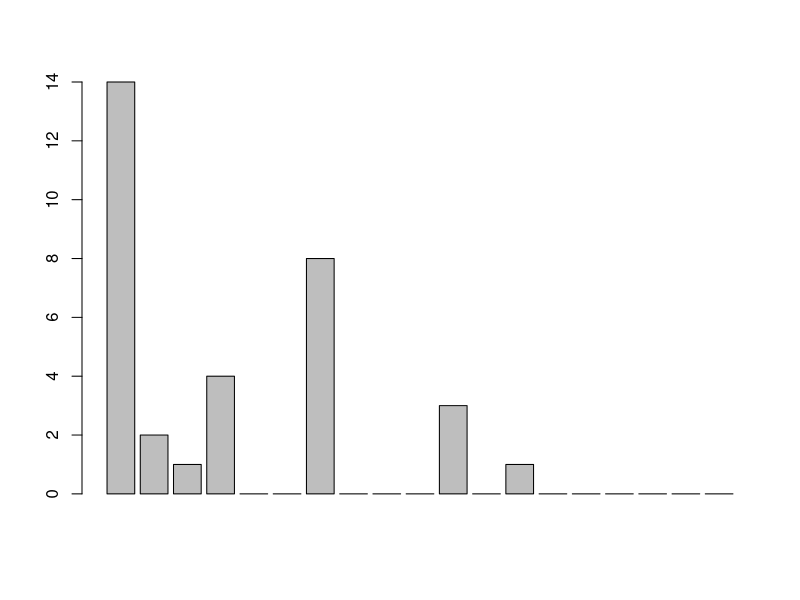
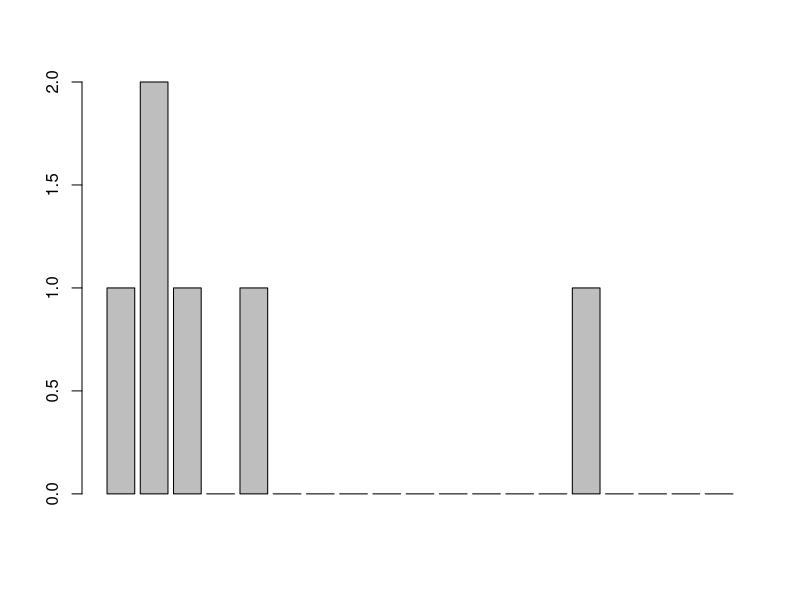
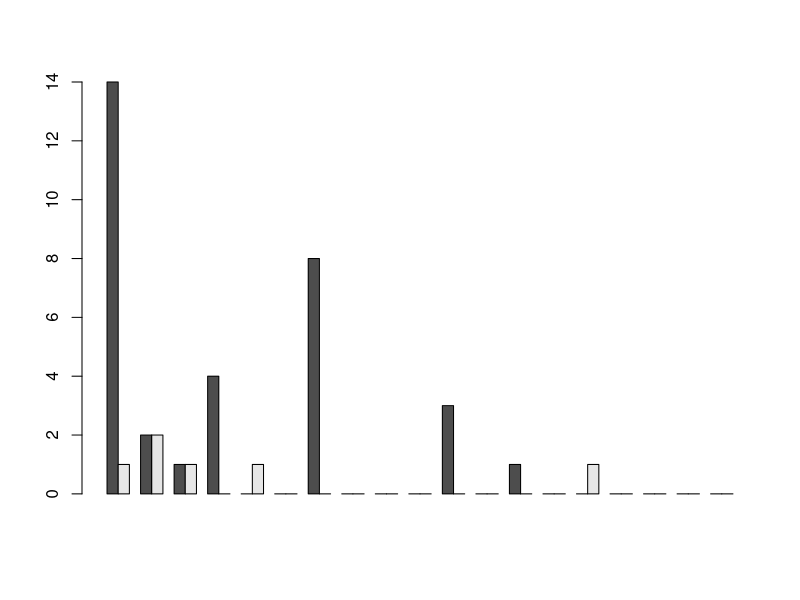
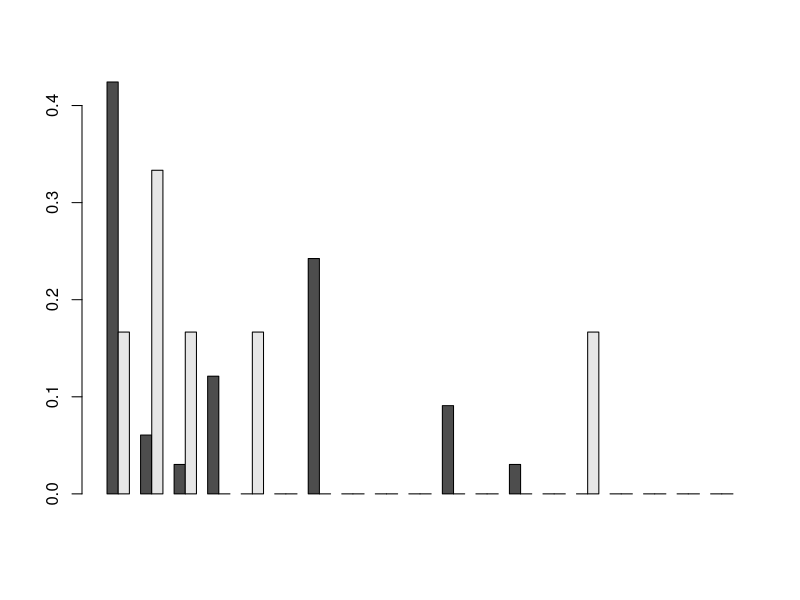

Recreate these plots in R, in order.

mu <- 1e-8
## Practical on coalescence theory

## first thing, read genomic data for each population
## since the alleles are encoded as 0 and 1 in this case, it's better to store the data as a matrix

# set the length of the region
len <- 50000

# read data
data_N <- as.matrix(read.csv("../Data/killer_whale_North.csv", stringsAsFactors=F, header=F, colClasses=rep("numeric", len)))
dim(data_N)

data_S <- as.matrix(read.csv("../Data/killer_whale_South.csv", stringsAsFactors=F, header=F, colClasses=rep("numeric", len)))
dim(data_S)


## 1) We wish to estimate of effective population size

### I suggest to use the Tajima's estimator for theta as seen in class (equation 15): this is a relationship between theta (see equation 14, an estimator of genetic diversity) and Ne (population size) and mu (mutation rate)

# therefore you need to write a script that calculates the average number of pairwise differences (or Pi, equation 15).

# start from one population (e.g. North)
n <- nrow(data_N) # nr of samples (chromosomes)
pi_N <- 0 # # initialise pi
# the easiet thing will be to loop over all pairs of sequences (you need two nested for loops)
# for instance, if you have 4 sequences, how can you loop over these unique pairs:
# 1 vs 2
# 1 vs 3
# 1 vs 4
# 2 vs 3
# 2 vs 4
# 3 vs 4.
# You have two indexes for the loop. The first index (let's call it i) goes from 1 to 3 (while you have 4 sequences), and the second index (let's call it j) starts from 2 when i=1, starts from 3 when i=2, etc etc, and finished at 4. 
# How can you create these two nested loops?
for (i in 1:(n-1)) { # loop of i
  for (j in (i+1):n) {
    pi_N <- pi_N +sum(abs(data_N[i,]-data_N[j,]))
  }
}
# divide by the nr of comparisons done
pi_N <- pi_N / ((n*(n-1))/2)
# you obtained a Tajima's estimator of theta for the Northern population

# repeat the same procedure to calculate pi_S (Tajima's estimator of theta for the Northern population)
n <- nrow(data_S)
pi_S <- 0
for (i in 1:(n-1)) { # loop of i
  for (j in (i+1):n) {
    pi_S <- pi_S +sum(abs(data_S[i,]-data_S[j,]))
  }
}
# divide by the nr of comparisons done
pi_S <- pi_S / ((n*(n-1))/2)

## now that you have theta you can estimate Ne using equation 14 on the slides
# remember to multiple the mutation rate 1e-8 with the length your sequence before plugging it into the quation
Ne_N_pi <- pi_N / (4*mu*len) # 4634.211
Ne_S_pi <- pi_S / (4*mu*len) # 768.4211

### you can also calculate theta using Watterson's estimator (equation 20)

# first we need to calculate the nr of SNPs
# try to use apply function
# type ?apply to understand how it works
# for instance the following code (when completed) will calculate the allele frequencies
freqs <- apply(X=data_N, MAR=2, FUN=sum)/nrow(data_N)
S_N <- length(which(freqs>0 & freqs<1))
# why am I using the function "sum"?

# then SNPs are simply sites where the allele frequency freqs is different from 0 or 1

# use equation 20 calculate watterson estimator
watt_N <- S_N / sum(1/seq(1,(n-1)))

# repeat the same procedure for S population
freqs_S <- apply(data_S, 2, sum) / nrow(data_S)
S_S <- length(which(freqs_S>0 & freqs_S<1))
watt_S <- S_S / sum(1/seq(1:(n-1)))

### estimates of Ne from Wattersons' estimator
Ne_N_watt <- watt_N/(4*mu*len)
Ne_S_watt <- watt_S/(4*mu*len)

cat("\nThe North population has estimates of effective population size of", Ne_N_pi, "and", Ne_N_watt)
cat("\nThe South population has estimates of effective population size of", Ne_S_pi, "and", Ne_S_watt)
# 4634.211 and 4650.849
# 768.4211 and 845.6088




## 2) Site Frequency Spectra

### North population
f_N <- rep(0, n-1) # initialise a vector from 0 to n-1
### calculate allele frequencies using the apply functions as previously shown
derived_freqs <- apply(data_N, 2, sum)
### the easiest (but slowest) thing to do would be to loop over all possible allele frequencies and count the occurrences of each possible allele frequency
for (i in 1:(n-1)) f_N[i] <- length(which(derived_freqs == i))

### South population
# repeat as above
f_S <- rep(0, n-1)
derived_freqs <- apply(data_S, 2, sum)
for (i in 1:(n-1)) f_S[i] <- length(which(derived_freqs == i))

### plot
barplot(f_N)
barplot(f_S)
barplot(t(cbind(f_N, f_S)), beside=T)# or use any other plotting functions

f_S <- f_S/sum(f_S)
f_N <- f_N/sum(f_N)
barplot(t(cbind(f_N, f_S)), beside=T)
